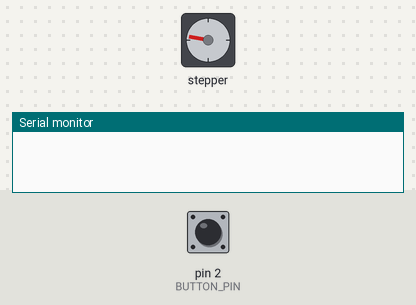
Simulated run of this sketch. Board: Arduino Uno, built with avr-gcc and run on an emulated ATmega328P. Shown: stepper motor, the last lines printed to the serial monitor. The inputs (shaded band) are chosen by the test bench; at power-on: pin 2 (BUTTON_PIN) HIGH. Stepper angles assume 200 steps per turn.

Above: at 1.25 s.
1.3 s: pin 2 (BUTTON_PIN) pulled LOW for 0.15 s
At 1.47 s:
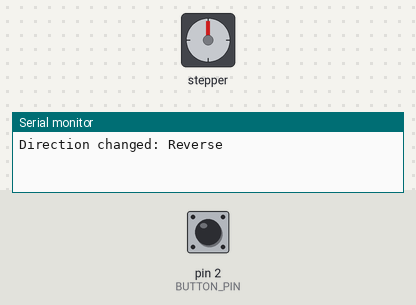
4.3 s: pin 2 (BUTTON_PIN) pulled LOW for 1 s
At 4.45 s:
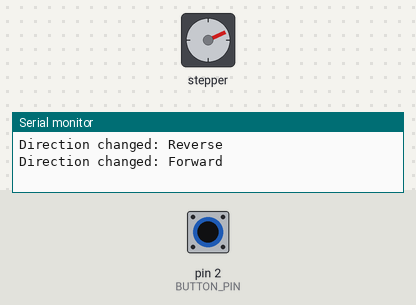
Timing chart, 0 to 17.3 s (numbered marks = the images above; inputs shaded):
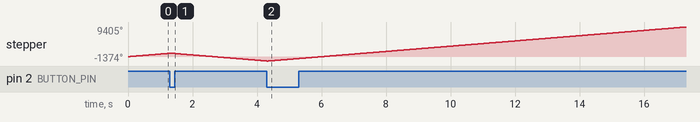

The sketch:

TwentySecond.ino
```cpp
// What this does is with the press of button the motor changes it's direction, kinda like the toggling led program

#include <AccelStepper.h>

#define STEP_PIN 3
#define DIR_PIN 4
#define BUTTON_PIN 2

AccelStepper stepper(AccelStepper::DRIVER, STEP_PIN, DIR_PIN);

int state = 0;
int lastButtonState = HIGH;

void setup() {
  pinMode(BUTTON_PIN, INPUT_PULLUP);
  Serial.begin(9600);

  stepper.setMaxSpeed(1000);
  stepper.setAcceleration(200);
  stepper.setSpeed(500); // start speed
}

void loop() {
  int button = digitalRead(BUTTON_PIN);

  // Detect button press (with simple debounce)
  if (button == LOW && lastButtonState == HIGH) {
    delay(50); // debounce delay
    state = !state; // toggle direction
    Serial.print("Direction changed: ");
    Serial.println(state ? "Reverse" : "Forward");

    // change direction
    if (state == 0)
      stepper.setSpeed(500);
    else
      stepper.setSpeed(-500);
  }

  lastButtonState = button;

  // keep running motor
  stepper.runSpeed();
}
```
